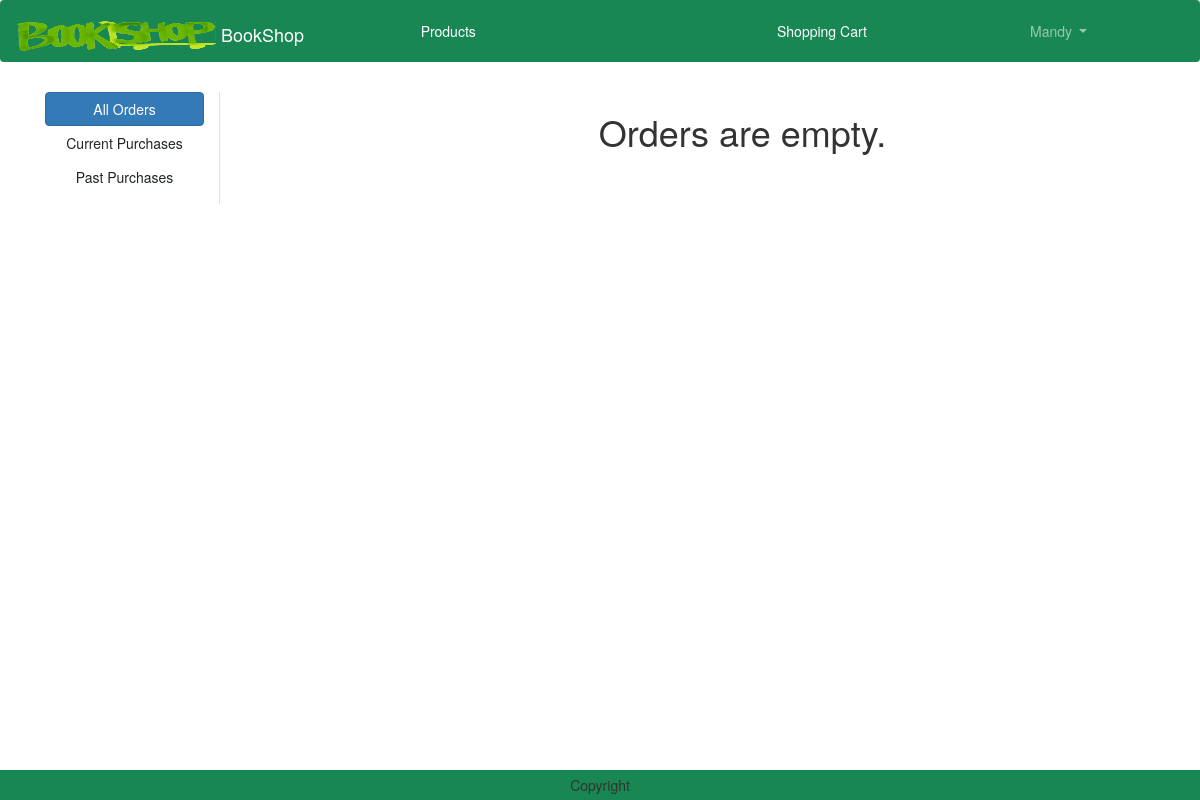
/orders/ (signed in), run on an earlier commit of the app's database.
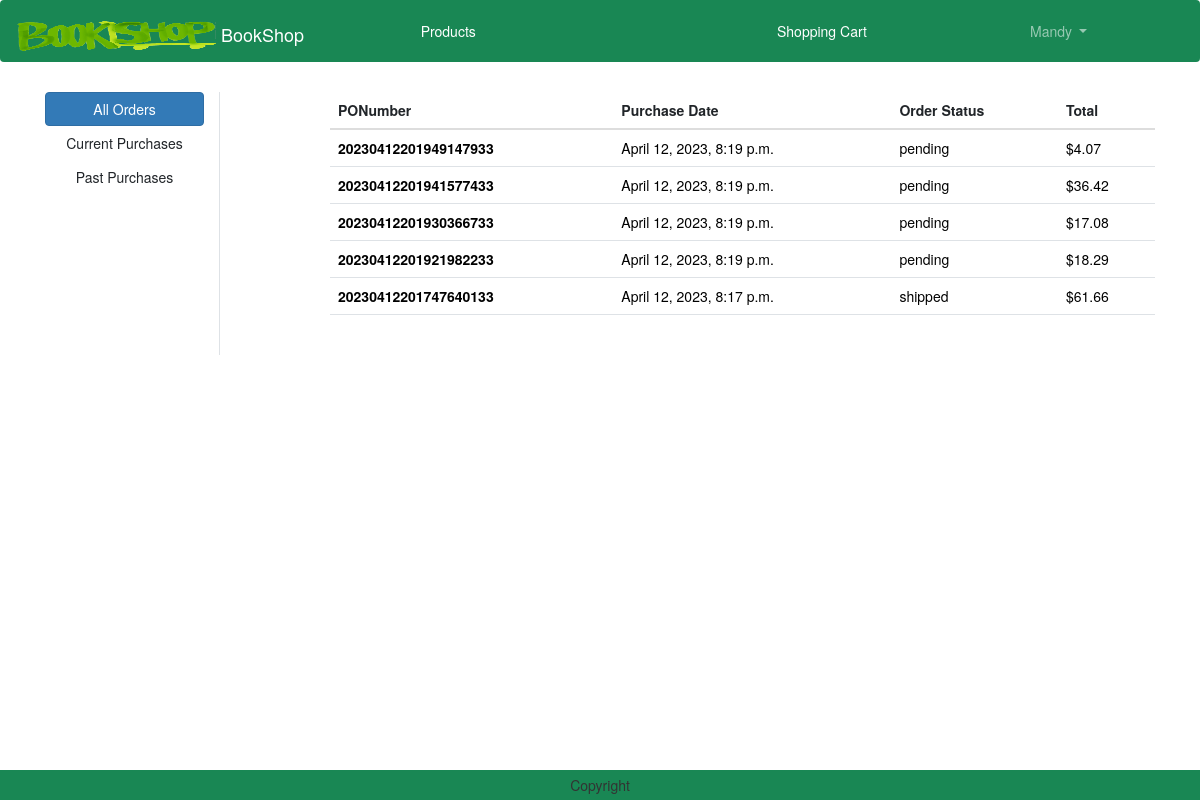
And on a later commit of the database.
### order/models.py (models this page shows)
class Order(models.Model):
    PONumber = models.CharField(max_length=30, primary_key=True)
    purchaseDate = models.DateTimeField(default=datetime.now)
    status = models.CharField(default=ORDER_STATUS_CHOICES[0][0], choices=ORDER_STATUS_CHOICES, max_length=20)
    user = models.ForeignKey(User,on_delete=models.CASCADE)
    shipmentDate = models.DateTimeField(null=True)
    cancelDate = models.DateTimeField(null=True)
    vendor = models.ForeignKey('vendors.Vendor',on_delete=models.CASCADE, default=4)
    customer = models.ForeignKey('customers.Customer',on_delete=models.CASCADE)

### order/views.py (the view)
# urls.py: path('orders/', views.OrdersView.as_view(), name="orders"),
class OrdersView(View):
    def get(self, request):
        user = request.user
        filter = request.GET.get('filter')
        if filter == 'current':
            orders = Order.objects.filter(Q(user=user) & (Q(status="pending") | Q(status="hold"))).order_by('-purchaseDate')
        elif filter == 'past':
            orders = Order.objects.filter(Q(user=user) & (Q(status="shipped") | Q(status="cancelled"))).order_by('-purchaseDate')
        elif filter == 'pending':
            orders = Order.objects.filter(status="pending").order_by('-purchaseDate')
        elif filter == 'hold':
            orders = Order.objects.filter(status="hold").order_by('-purchaseDate')
        elif filter == 'pastOrders':
            orders = Order.objects.filter(Q(status="shipped") | Q(status="cancelled")).order_by('-purchaseDate')
        elif filter == 'allVendor':
            orders = Order.objects.all().order_by('-purchaseDate')
        else:
            filter == 'all'
            orders = Order.objects.filter(user=user).order_by('-purchaseDate')
        total = []
        for o in orders:
            PONumber = o.PONumber
            order = Order.objects.get(PONumber=PONumber)
            orderitems = OrderItem.objects.filter(order=order)
            sum = 0
            for oi in orderitems:
                sum = sum + oi.price
            total.append(sum)
        orderZip = zip(orders,total)
        context = {
           'orderZip': orderZip,
           'orders': orders,
           'filter': filter,
        }
        return render(request, 'orders.html', context)

### templates/orders.html (shortened to what this page needs)
{% extends 'base.html' %}
{% load static %}
{% block main-content %}
<div class="container my-5">
    <div class="row">
        <div class="col-sm-2 border-end">
            <ul class="list-unstyled">
                {% for group in request.user.groups.all %}
                    {% if group.name == 'Customer' %}
                        <li class="d-grid"><a href="{% url 'order:orders' %}?filter=all" class="btn btn-primary" {% if filter == 'all' %}class="active"{% endif %}>All Orders</a></li>
                        <li class="d-grid"><a href="{% url 'order:orders' %}?filter=current" class="btn" {% if filter == 'current' %}class="active"{% endif %}>Current Purchases</a></li>
                        <li class="d-grid"><a href="{% url 'order:orders' %}?filter=past" class="btn" {% if filter == 'past' %}class="active"{% endif %}>Past Purchases</a></li>
                    {% endif %}
                {% endfor %}
            </ul>
        </div>
        <div class="col-sm-9 offset-sm-1">
            {% if orders %}
                <div class="acss">
                    <table class="table">
                        <thead>
                            <tr>
                            <th scope="col">PONumber</th>
                            <th scope="col">Purchase Date</th>
                            <th scope="col">Order Status</th>
                            <th scope="col">Total</th>
                            </tr>
                        </thead>
                        <tbody>
                            {% for order,total in orderZip %}
                            <tr>
                                <th scope="row"><a href="{% url 'order:order_detail' order.PONumber  %}" style="text-decoration:none; color:black">{{order.PONumber}}</a></th>
                                <td><a href="{% url 'order:order_detail' order.PONumber  %}" style="text-decoration:none; color:black">{{order.purchaseDate}}</a></td>
                                <td><a href="{% url 'order:order_detail' order.PONumber  %}" style="text-decoration:none; color:black">{{order.status}}</a></td>
                                <td><a href="{% url 'order:order_detail' order.PONumber  %}" style="text-decoration:none; color:black">${{total}}</a></td>
                            </tr>
                            {% endfor %}
                        </tbody>
                    </table>
                        <br>
                </div>
            {% else %}
                <h1 class="text-center mb-5">Orders are empty.</h1>
            {% endif %}
        </div>
    </div>
</div>
{% endblock main-content %}

### templates/base.html (shortened to what this page needs)
<!DOCTYPE html>
{% load static %}
<html lang="en">
<head>
    <link href="https://cdn.jsdelivr.net/npm/bootstrap@5.3.0-alpha1/dist/css/bootstrap.min.css" rel="stylesheet">
    <link href="https://cdn.bootcss.com/bootstrap/3.3.7/css/bootstrap.min.css" rel="stylesheet">
    <link rel="stylesheet" href="{% static 'css/owl.carousel.min.css' %}">
    <link rel="stylesheet" href="{% static 'css/all.min.css' %}">
    <link rel="stylesheet" href="{% static 'css/style.css' %}">
    <link rel="stylesheet" href="https://cdnjs.cloudflare.com/ajax/libs/bootstrap-datetimepicker/4.17.47/css/bootstrap-datetimepicker.css">
</head>
<body>
    <nav class="navbar navbar-expand-lg navbar-dark bg-success nav-fill">
        <div class="container-fluid">
          <a class="navbar-brand" href="{% url 'products:home' %}">
            <img src="{% static "logo.png" %}" alt="BookShop" width="200" height="30" class="d-inline-block align-text-top">
            BookShop
          </a>
          <div class="collapse navbar-collapse" id="navbarSupportedContent">
            <ul class="navbar-nav me-auto mb-2 mb-lg-0" style="width:100%; text-align:center">
              <li class="nav-item" style="display:inline-block">
                <a class="nav-link text-white" href="{% url 'products:products' %}">Products</a>
              </li>
            <li class="nav-item" style="display:inline-block">
            </li>
              {% if user.is_authenticated %}
                  {% for group in request.user.groups.all %}
                    {% if group.name == 'Vendor' %}
                      <li class="nav-item mx-2" style="display:inline-block">
                        <a class="nav-link text-white" href="{% url 'products:productsAdd' %}">Add A New Product</a>
                      </li>
                      <li class="nav-item dropdown mx-2" style="display:inline-block">
                        <a class="nav-link dropdown-toggle" href="#" role="button" data-bs-toggle="dropdown" aria-expanded="false">
                          {{ user.username }}
                        </a>
                        <ul class="dropdown-menu" >
                          <li><a class="dropdown-item" href="{% url 'order:orders' %}?filter=allVendor">Orders</a></li>
                          <li><a class="dropdown-item" href="{% url 'logout' %}">Logout</a></li>
                        </ul>
                      </li>
                    {% elif group.name == 'Customer' %}
                      <li class="nav-item mx-2" style="display:inline-block">
                          <a class="nav-link text-white" href="{% url 'shoppingcart' %}">Shopping Cart</a>
                      </li>
                      <li class="nav-item dropdown mx-2" style="display:inline-block">
                          <a class="nav-link dropdown-toggle" href="#" role="button" data-bs-toggle="dropdown" aria-expanded="false">
                            {{ user.username }}
                          </a>
                      </li>
                    {% endif %}
                  {% endfor %}
              {% endif %}
              </ul>
          </div>
        </div>
      </nav>
      {% block main-content %}{% endblock main-content %}
      <div>
        <div style="height:60px"></div>
        <footer class="container-fluid fixed-bottom bg-success text-center p-2 mt-5">
            Copyright
        </footer>
      </div>
</body>
</html>

What changed in the data, as far as the page shows it:
added Order: PONumber "20230412201949147933", purchaseDate "April 12, 2023, 8:19 p.m.", status "pending", total "4.07"
added Order: PONumber "20230412201941577433", purchaseDate "April 12, 2023, 8:19 p.m.", status "pending", total "36.42"
added Order: PONumber "20230412201930366733", purchaseDate "April 12, 2023, 8:19 p.m.", status "pending", total "17.08"
added Order: PONumber "20230412201921982233", purchaseDate "April 12, 2023, 8:19 p.m.", status "pending", total "18.29"
added Order: PONumber "20230412201747640133", purchaseDate "April 12, 2023, 8:17 p.m.", status "shipped", total "61.66"
Also different on the page:
text no longer shown: "Orders are empty."
text now shown: "PONumber Purchase Date Order Status Total"
